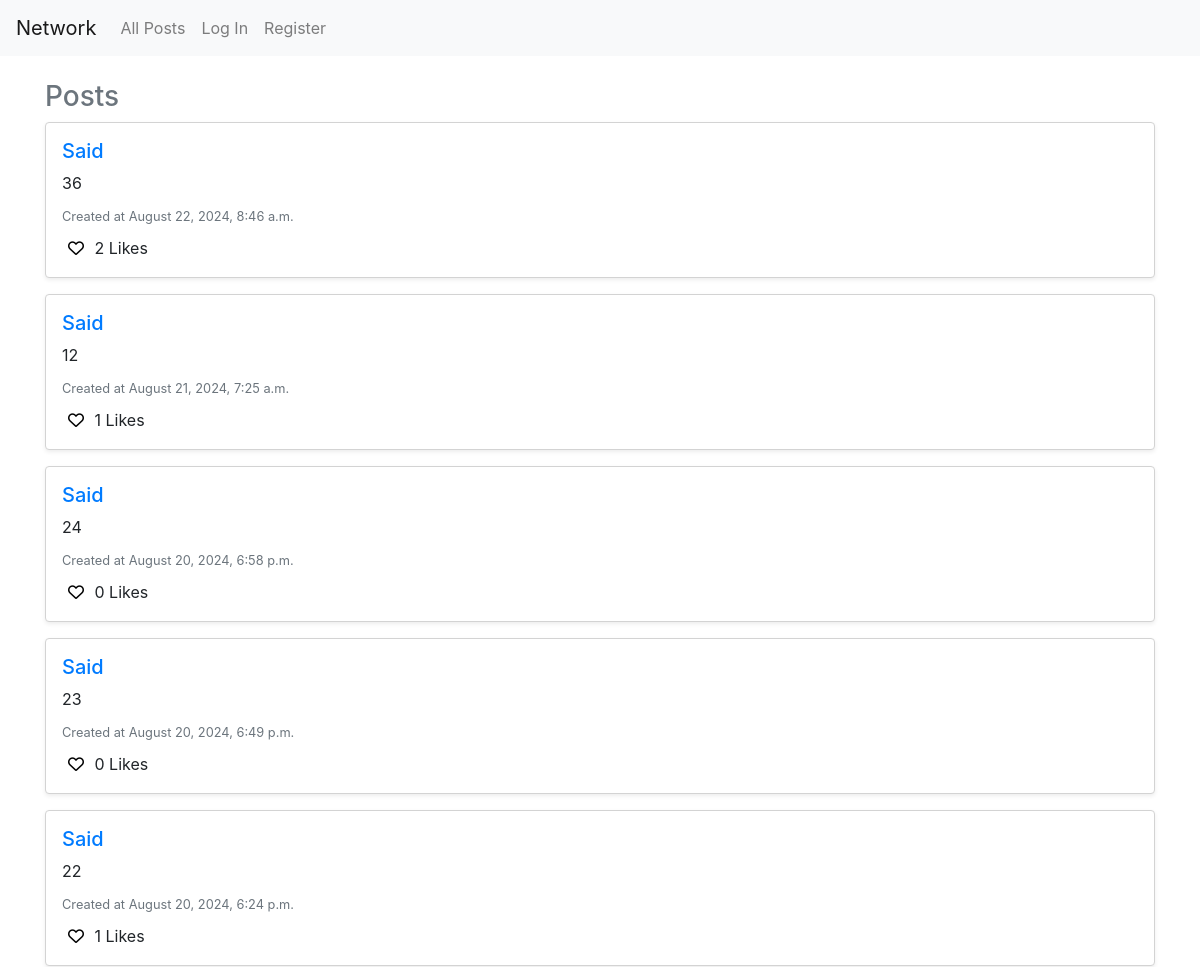
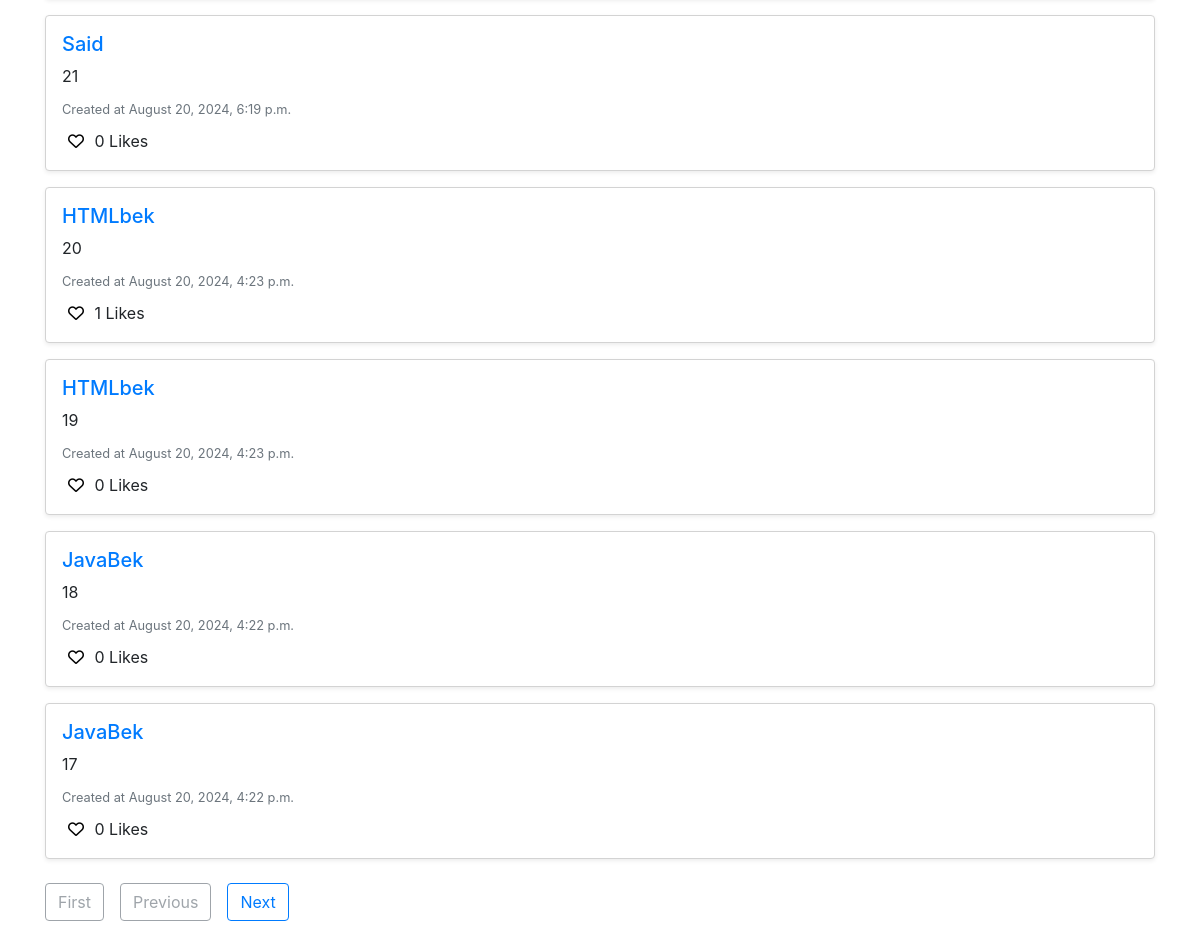
Screenshot of /allposts with the database file from the repository (2 pictures, top to bottom).
### network/models.py (models this page shows, shortened)
class Post(models.Model):
    user = models.ForeignKey("User", on_delete=models.CASCADE, related_name="owner")
    content = models.CharField(max_length=300)
    timestap = models.DateTimeField(auto_now_add=True)
    likes = models.ManyToManyField(User, related_name='liked_posts', blank=True)

class User(AbstractUser):
    following = models.ManyToManyField('self', symmetrical=False, related_name='follower')

### network/views.py (the view)
# urls.py: path("allposts", views.allposts, name="allposts"),
def allposts(request):
    posts = Post.objects.all().order_by('-timestap')
    paginator = Paginator(posts, 10)  # Show 10 posts per page
    page_number = request.GET.get('page')
    page_obj = paginator.get_page(page_number)
    return render(request, "network/allposts.html", {
        'posts': posts,
        'page_obj': page_obj,
    })

### network/templates/network/allposts.html
{% extends "network/layout.html" %}
{% block body %}
<div class="container mt-4 pb-5">
    <div class="posts-section mt-4">
        <h3 class="text-secondary">Posts</h3>
        {% if page_obj.object_list %}
            {% for post in page_obj.object_list %}
                <div id="new-post" class="post bg-white p-3 mb-3 rounded shadow-sm" data-post-id='{{post.id}}'>
                    <h5 class="text-dark"><a href='{% url 'profile' username=post.user %}'>{{ post.user }}</a></h5>
                    <p id='content' class="mb-2">{{ post.content }}</p>
                    <small class="text-muted">Created at {{ post.timestap|date:"F j, Y, g:i a" }}</small>
                    <div class='d-flex justify-content-between'>
                        <div class="mt-2">
                            <button id='like' class="i-btn">
                                <i class="{% if user in post.likes.all %}fa-solid{% else %}fa-regular{% endif %} fa-heart"></i>
                            </button>
                            <span id='likes-count'>{{post.likes.count}} Likes</span>
                        </div>
                    </div>
                </div>
            {% endfor %}
        {% else %}
            <p class="text-muted">No posts available.</p>
        {% endif %}
    </div>
    <div class="pagination mt-4">
        <div class="d-flex justify-content-between">
            {% if page_obj.has_previous %}
                <a class="btn btn-outline-primary mr-3" href="?page=1">First</a>
                <a class="btn btn-outline-primary mr-3" href="?page={{ page_obj.previous_page_number }}">Previous</a>
            {% else %}
                <span class="btn btn-outline-secondary disabled mr-3">First</span>
                <span class="btn btn-outline-secondary disabled mr-3">Previous</span>
            {% endif %}
            {% if page_obj.has_next %}
                <a class="btn btn-outline-primary mr-3" href="?page={{ page_obj.next_page_number }}">Next</a>
            {% else %}
                <span class="btn btn-outline-secondary disabled mr-3">Next</span>
            {% endif %}
        </div>
    </div>
</div>
{% endblock %}

### network/static/network/styles.css (style rules this page uses)
#new-post { border: 1px lightgray solid; padding: 15px; margin-bottom: 20px; }
#new-post .i-btn { border: none; background-color: transparent; }

### rows the page displays
Post: user "Said", content "36", timestap "August 22, 2024, 8:46 a.m.", likes.count "2"
Post: user "Said", content "12", timestap "August 21, 2024, 7:25 a.m.", likes.count "1"
Post: user "Said", content "24", timestap "August 20, 2024, 6:58 p.m.", likes.count "0"
Post: user "Said", content "23", timestap "August 20, 2024, 6:49 p.m.", likes.count "0"
Post: user "Said", content "22", timestap "August 20, 2024, 6:24 p.m.", likes.count "1"
Post: user "Said", content "21", timestap "August 20, 2024, 6:19 p.m.", likes.count "0"
Post: user "HTMLbek", content "20", timestap "August 20, 2024, 4:23 p.m.", likes.count "1"
Post: user "HTMLbek", content "19", timestap "August 20, 2024, 4:23 p.m.", likes.count "0"
Post: user "JavaBek", content "18", timestap "August 20, 2024, 4:22 p.m.", likes.count "0"
Post: user "JavaBek", content "17", timestap "August 20, 2024, 4:22 p.m.", likes.count "0"
